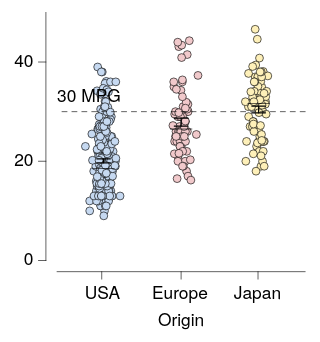

The specification (Vega-Lite) saved for this image:
### Vega-Lite specification from a JSON file in a GitHub repository (floating-point values rounded to 4 significant figures; data arrays with more than 128 entries replaced by an {"elided": "..."} marker saying what was removed)
{"background": null, "config": {"arc": {"fill": "#DBDBDB", "fillOpacity": 1.0, "innerRadius": 25.0, "padAngle": 0.03, "stroke": "black", "strokeOpacity": 1, "strokeWidth": 0.25}, "area": {"fill": "#DBDBDB", "fillOpacity": 1.0, "stroke": "black", "strokeOpacity": 1, "strokeWidth": 0.25}, "axis": {"domain": true, "domainCap": "round", "domainColor": "black", "domainWidth": 0.25, "grid": false, "gridCap": "round", "gridColor": "#F1F1F1", "gridDash": [0, 0], "gridOpacity": 1.0, "gridWidth": 0.25, "labelColor": "black", "labelFont": "HelveticaNeue", "labelFontSize": 7, "labelFontStyle": "normal", "labelFontWeight": 400, "offset": 4.5, "ticks": true, "tickCap": "round", "tickColor": "black", "tickSize": 3, "tickWidth": 0.25, "titleColor": "black", "titleFont": "HelveticaNeue", "titleFontSize": 7, "titleFontStyle": "normal", "titleFontWeight": 400}, "axisX": {"domain": true, "labelAlign": "center", "labelAngle": 0, "labels": true, "ticks": true, "translate": 0}, "axisY": {"domain": true, "labelAlign": "right", "labelAngle": 0, "labels": true, "ticks": true, "translate": 0}, "axisRight": {"domain": true, "labelAlign": "left", "labelAngle": 0, "labels": true, "ticks": true, "translate": 0}, "axisTop": {"domain": true, "labelAlign": "center", "labelAngle": 0, "labels": true, "ticks": true, "translate": 0}, "bar": {"fill": "#DBDBDB", "fillOpacity": 1.0, "stroke": "black", "strokeOpacity": 1, "strokeWidth": 0.25}, "boxplot": {"size": 9.0, "ticks": {"cornerRadius": 0.25, "fill": "black", "size": 4.5, "thickness": 0.25}, "box": {"fillOpacity": 1.0, "stroke": "black", "strokeOpacity": 1, "strokeWidth": 0.25}, "median": {"fill": "black", "fillOpacity": 1.0, "size": 9.0, "thickness": 0.25}, "rule": {"fill": "black", "fillOpacity": 1.0, "size": 10.0, "stroke": "black", "strokeDash": [0, 0], "strokeOpacity": 1, "strokeWidth": 0.25}, "outliers": {"color": "black", "fill": "black", "fillOpacity": 1.0, "size": 0, "stroke": "black", "strokeOpacity": 1, "strokeWidth": 0.25}}, "circle": {"fill": "black", "fillOpacity": 1.0, "size": 0.5, "stroke": "black", "strokeOpacity": 1, "strokeWidth": 0.25}, "errorband": {"band": {"fillOpacity": 0.6, "stroke": null, "strokeWidth": 0.25, "strokeOpacity": 1}, "borders": {"opacity": 0, "strokeOpacity": 0.25, "strokeWidth": 1}}, "errorbar": {"opacity": 1, "rule": {"strokeDash": [0, 0], "strokeWidth": 0.5}, "ticks": {"color": "black", "cornerRadius": 0.25, "opacity": 1, "size": 6.0, "thickness": 0.5}, "thickness": 0.5}, "font": "HelveticaNeue", "geoshape": {"fill": "#DBDBDB", "fillOpacity": 1.0, "stroke": "black", "strokeOpacity": 1, "strokeWidth": 0.25}, "header": {"labelColor": "black", "labelFont": "HelveticaNeue", "labelFontSize": 7, "labelFontStyle": "normal", "labelFontWeight": 400, "titleColor": "black", "titleFont": "HelveticaNeue", "titleFontSize": 7, "titleFontStyle": "normal", "titleFontWeight": 400, "titlePadding": 0}, "legend": {"disable": false, "offset": 4.5, "gradientLength": 50.0, "gradientThickness": 5.0, "gradientOpacity": 1.0, "gradientStrokeColor": "black", "gradientStrokeWidth": 0.25, "labelColor": "black", "labelFont": "HelveticaNeue", "labelFontSize": 7, "labelFontStyle": "normal", "labelFontWeight": 400, "strokeColor": "black", "strokeWidth": 0, "symbolSize": 42, "symbolStrokeColor": "black", "symbolStrokeWidth": 0.25, "titleColor": "black", "titleFont": "HelveticaNeue", "titleFontSize": 7, "titleFontStyle": "normal", "titleFontWeight": 400}, "line": {"color": "black", "stroke": "black", "strokeCap": "round", "strokeDash": [0, 0], "strokeOpacity": 1, "strokeWidth": 0.375}, "point": {"filled": true, "fill": "#DBDBDB", "fillOpacity": 1.0, "size": 5.0, "stroke": "black", "strokeOpacity": 1, "strokeWidth": 0.25}, "range": {"category": ["#C6D9F1", "#F1C9CB", "#FEF0B9", "#CEE37A", "#7AA8E0", "#E589A3", "#FDDD5D", "#68B961", "#4177B1", "#C35082", "#E5C227", "#438156"], "diverging": {"scheme": ["#C35082", "#CE6D94", "#D989A7", "#E2A4BA", "#EABFCE", "#F1DBE2", "#F6F6F6", "#D7E0EB", "#B9CBE0", "#9BB6D5", "#7DA1C9", "#5F8CBD", "#4177B1"]}, "heatmap": {"scheme": ["#DFE9F7", "#C6D9F1", "#ADC8EC", "#94B8E6", "#7AA8E0", "#6097DA", "#4D87CA", "#4177B1", "#386898", "#2F597F", "#264A69", "#1D3A58"]}, "ordinal": {"scheme": ["#F1F1F1", "#DBDBDB", "#C6C6C6", "#B2B2B2", "#9D9D9D", "#898989", "#767676", "#636363", "#515151", "#404040", "#2F2F2F", "#1F1F1F"]}, "ramp": {"scheme": ["#DFE9F7", "#C6D9F1", "#ADC8EC", "#94B8E6", "#7AA8E0", "#6097DA", "#4D87CA", "#4177B1", "#386898", "#2F597F", "#264A69", "#1D3A58"]}}, "rule": {"color": "black", "stroke": "black", "strokeCap": "round", "strokeDash": [2, 2], "strokeOpacity": 1, "strokeWidth": 0.25}, "scale": {"bandPaddingInner": 0.1, "bandPaddingOuter": 0.1, "round": false}, "rect": {"fill": "#DBDBDB", "fillOpacity": 1.0, "stroke": "black", "strokeOpacity": 1, "strokeWidth": 0.25}, "square": {"fill": "#DBDBDB", "fillOpacity": 1.0, "size": 10.0, "stroke": "black", "strokeOpacity": 1, "strokeWidth": 0.25}, "text": {"color": "black", "font": "HelveticaNeue", "fontSize": 7, "fontStyle": "normal", "fontWeight": 400}, "title": {"anchor": "middle", "frame": "group", "color": "black", "font": "HelveticaNeue", "fontSize": 7, "fontStyle": "normal", "fontWeight": 400, "subtitleColor": "black", "subtitleFont": "HelveticaNeue", "subtitleFontSize": "HelveticaNeue", "subtitleFontStyle": "normal", "subtitleFontWeight": 400}, "view": {"continuousWidth": 100, "continuousHeight": 100, "discreteWidth": 100, "discreteHeight": 100, "fill": null, "stroke": null, "strokeWidth": 0.25}}, "layer": [{"data": {"name": "data-5a85ede2053d4aec77293cfb476ae07b"}, "mark": {"type": "circle", "opacity": 1.0, "size": 10.0}, "encoding": {"color": {"field": "Origin", "legend": null, "sort": ["USA", "Europe", "Japan"], "title": null, "type": "nominal"}, "x": {"axis": {}, "field": "Origin", "sort": ["USA", "Europe", "Japan"], "title": "Origin", "type": "nominal"}, "xOffset": {"field": "jitter_x", "scale": {"domain": [-7.33, 7.33], "range": [5.17, 19.83]}, "type": "quantitative"}, "y": {"field": "Miles_per_Gallon", "title": "Miles per gallon", "type": "quantitative"}}}, {"data": {"name": "data-fb2d1ad9bf126d375f53c43be2e3e749"}, "mark": {"type": "errorbar"}, "encoding": {"x": {"axis": {}, "field": "Origin", "sort": ["USA", "Europe", "Japan"], "title": "Origin", "type": "nominal"}, "y": {"field": "__mean", "title": "Miles per gallon", "type": "quantitative"}, "yError": {"field": "__error"}}}, {"data": {"name": "data-5a85ede2053d4aec77293cfb476ae07b"}, "mark": {"type": "boxplot", "box": {"fillOpacity": 0, "strokeOpacity": 0}, "outliers": {"opacity": 0}, "rule": {"strokeOpacity": 0}, "ticks": false}, "encoding": {"x": {"axis": {}, "field": "Origin", "sort": ["USA", "Europe", "Japan"], "title": "Origin", "type": "nominal"}, "y": {"field": "Miles_per_Gallon", "title": "Miles per gallon", "type": "quantitative"}}}, {"layer": [{"data": {"name": "data-1c1f29e91e32e78931b155e799083f63"}, "mark": {"type": "rule", "opacity": 1.0}, "encoding": {"y": {"field": "__v", "title": null, "type": "quantitative"}}}, {"data": {"name": "data-7f04ed02f69db8f5092b9e1d9f4439ee"}, "mark": {"type": "text", "align": "left", "baseline": "bottom", "dx": 0, "dy": -3, "fontSize": 7}, "encoding": {"text": {"field": "__label", "type": "nominal"}, "x": {"value": 0}, "y": {"field": "__v", "title": null, "type": "quantitative"}}}]}], "$schema": "https://vega.github.io/schema/vega-lite/v6.4.1.json", "datasets": {"data-5a85ede2053d4aec77293cfb476ae07b": {"elided": "398 records"}, "data-fb2d1ad9bf126d375f53c43be2e3e749": [{"Origin": "USA", "__mean": 20.08, "__error": 0.4058, "__dysonsphere__": 1}, {"Origin": "Europe", "__mean": 27.89, "__error": 0.8037, "__dysonsphere__": 1}, {"Origin": "Japan", "__mean": 30.45, "__error": 0.6852, "__dysonsphere__": 1}], "data-1c1f29e91e32e78931b155e799083f63": [{"__v": 30.0, "__dysonsphere__": 1}], "data-7f04ed02f69db8f5092b9e1d9f4439ee": [{"__v": 30.0, "__label": "30 MPG", "__dysonsphere__": 1}]}}
